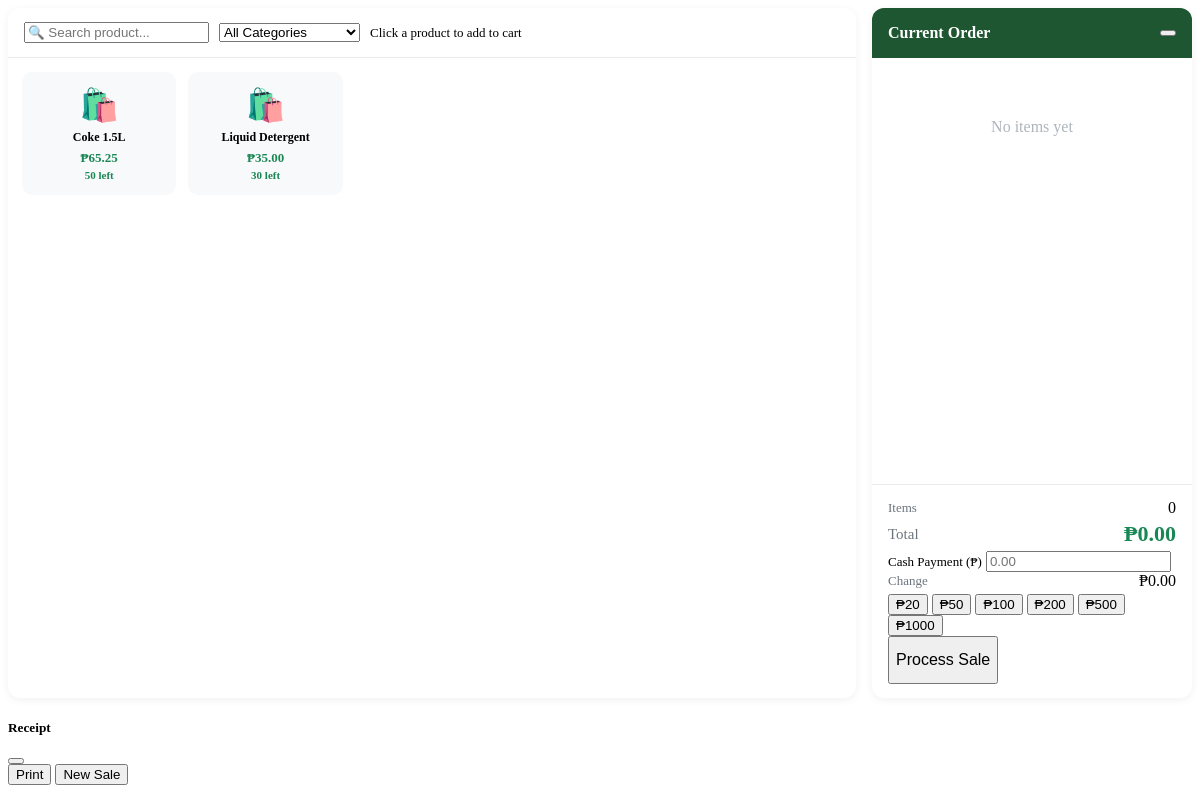
/cashier_pos.php, run on the app's committed database.
### tables this page shows
CREATE TABLE `products` (
  `product_id` int(11) NOT NULL,
  `category_id` int(11) NOT NULL,
  `product_name` varchar(100) NOT NULL,
  `barcode` varchar(100) DEFAULT NULL,
  `description` text DEFAULT NULL,
  `selling_price` decimal(10,2) NOT NULL,
  `cost_price` decimal(10,2) NOT NULL,
  `image` varchar(255) DEFAULT NULL,
  `status` enum('Available','Unavailable') DEFAULT 'Available',
  `created_at` timestamp NOT NULL DEFAULT current_timestamp(),
  `updated_at` datetime DEFAULT current_timestamp() ON UPDATE current_timestamp(),
  `added_by` int(11) NOT NULL,
  `deleted_at` datetime DEFAULT NULL,
  `deleted_reason` varchar(255) DEFAULT NULL
);

### cashier_pos.php (the view, shortened to what this page needs)
<?php
$products = mysqli_query($conn,"
    SELECT p.product_id, p.product_name, p.selling_price, p.image,
           c.category_name, c.category_id,
           IFNULL(i.quantity, 0) AS stock
    FROM products p
    LEFT JOIN categories c ON p.category_id = c.category_id
    LEFT JOIN inventory i ON p.product_id = i.product_id
    WHERE p.status = 'Available' AND p.deleted_at IS NULL
    ORDER BY p.product_name ASC
");
$productList = [];
while($row = mysqli_fetch_assoc($products)){
    $productList[] = $row;
}
?>
<div class="cashier-wrap">
    <div class="product-panel">
        <div class="product-panel-header">
            <input type="text" class="form-control form-control-sm"
                   id="productSearch" placeholder="🔍 Search product..."
                   oninput="filterProducts()" style="max-width:200px">
            <select class="form-select form-select-sm" id="categoryFilter"
                    onchange="filterProducts()" style="max-width:180px">
                <option value="">All Categories</option>
            </select>
            <span class="text-muted ms-auto" style="font-size:13px;">
                Click a product to add to cart
            </span>
        </div>
        <div class="product-grid" id="productGrid">
            <?php foreach($productList as $p){ ?>
            <div class="product-item <?= $p['stock'] <= 0 ? 'out-of-stock' : ''; ?>"
                 data-id="<?= $p['product_id']; ?>"
                 data-name="<?= htmlspecialchars($p['product_name']); ?>"
                 data-price="<?= $p['selling_price']; ?>"
                 data-stock="<?= $p['stock']; ?>"
                 data-category="<?= $p['category_id'] ?? ''; ?>"
                 onclick="addToCart(this)">
                <?php if(!empty($p['image']) && file_exists(__DIR__ . '/uploads/products/' . $p['image'])){ ?>
                    <img src="uploads/products/<?= htmlspecialchars($p['image']); ?>"
                         class="prod-img">
                <?php } else { ?>
                    <div class="prod-icon">🛍️</div>
                <?php } ?>
                <div class="prod-name"><?= htmlspecialchars($p['product_name']); ?></div>
                <div class="prod-price">₱<?= number_format($p['selling_price'], 2); ?></div>
                <div class="prod-stock" style="color:<?= $p['stock'] > 5 ? '#198754' : ($p['stock'] > 0 ? '#ffc107' : '#dc3545'); ?>">
                    <?php if($p['stock'] > 5){ ?>
                        <i class="bi bi-check-circle-fill"></i> <?= $p['stock']; ?> left
                    <?php } elseif($p['stock'] > 0){ ?>
                        <i class="bi bi-exclamation-triangle-fill"></i> Low: <?= $p['stock']; ?>
                    <?php } else { ?>
                        <i class="bi bi-x-circle-fill"></i> Out of Stock
                    <?php } ?>
                </div>
            </div>
            <?php } ?>
        </div>
    </div>
    <div class="cart-panel">
        <div class="cart-header">
            <span><i class="bi bi-cart3 me-2"></i>Current Order</span>
            <button class="btn btn-sm btn-outline-light" onclick="clearCart()" title="Clear">
            </button>
        </div>
        <div class="cart-items" id="cartItems">
            <div class="empty-cart" id="emptyCart">
                No items yet
            </div>
        </div>
        <div class="cart-footer">
            <div class="total-row">
                <span class="total-label">Items</span>
                <span id="totalItems" class="fw-semibold">0</span>
            </div>
            <div class="total-row mb-3">
                <span class="total-label fw-semibold" style="font-size:15px;">Total</span>
                <span class="total-amount">₱<span id="totalAmount">0.00</span></span>
            </div>
            <div class="mb-2">
                <label class="form-label fw-semibold" style="font-size:13px;">Cash Payment (₱)</label>
                <input type="number" class="form-control" id="paymentInput"
                       placeholder="0.00" min="0" step="0.01"
                       oninput="updateChange()"
                       onkeydown="if(event.key==='-'||event.key==='+'||event.key==='e')event.preventDefault()">
            </div>
            <div class="total-row mb-2">
                <span class="total-label">Change</span>
                <span id="changeAmount" class="fw-bold text-success">₱0.00</span>
            </div>
            <div class="d-flex gap-1 flex-wrap mb-3">
                <?php foreach([20,50,100,200,500,1000] as $bill){ ?>
                <button class="btn btn-sm btn-outline-secondary"
                        onclick="setPayment(<?= $bill; ?>)">
                    ₱<?= $bill; ?>
                </button>
                <?php } ?>
            </div>
            <button class="btn btn-success w-100 fw-bold"
                    style="height:48px;font-size:16px;"
                    onclick="processSale()">
                <i class="bi bi-check-circle me-2"></i>Process Sale
            </button>
        </div>
    </div>
</div>
<div class="modal fade" id="receiptModal" tabindex="-1">
    <div class="modal-dialog modal-sm">
        <div class="modal-content">
            <div class="modal-header bg-success text-white">
                <h5 class="modal-title"><i class="bi bi-receipt me-2"></i>Receipt</h5>
                <button type="button" class="btn-close btn-close-white" data-bs-dismiss="modal"></button>
            </div>
            <div class="modal-footer">
                <button class="btn btn-outline-secondary btn-sm" onclick="window.print()">
                    <i class="bi bi-printer me-1"></i>Print
                </button>
                <button class="btn btn-success btn-sm" onclick="newTransaction()">
                    <i class="bi bi-plus me-1"></i>New Sale
                </button>
            </div>
        </div>
    </div>
</div>

### cashier_pos.php (style rules this page uses)
.cashier-wrap { display: flex; gap: 16px; height: calc(100vh - 110px); }
.product-panel { flex: 1; display: flex; flex-direction: column; background: white; border-radius: 12px; box-shadow: 0 2px 8px rgba(0,0,0,.06); overflow: hidden; }
.product-panel-header { padding: 14px 16px; border-bottom: 1px solid #e9ecef; display: flex; gap: 10px; flex-wrap: wrap; align-items: center; }
.product-grid { flex: 1; overflow-y: auto; padding: 14px; display: grid; grid-template-columns: repeat(auto-fill, minmax(140px, 1fr)); gap: 12px; align-content: start; }
.product-item { background: #f8f9fa; border-radius: 10px; padding: 12px; text-align: center; cursor: pointer; border: 2px solid transparent; transition: .2s; user-select: none; }
.product-item .prod-icon { font-size: 32px; margin-bottom: 6px; }
.product-item .prod-name { font-size: 12px; font-weight: 600; margin-bottom: 4px; line-height: 1.3; }
.product-item .prod-price { font-size: 13px; color: #198754; font-weight: 700; }
.product-item .prod-stock { font-size: 11px; font-weight: 600; margin-top: 3px; }
.cart-panel { width: 320px; display: flex; flex-direction: column; background: white; border-radius: 12px; box-shadow: 0 2px 8px rgba(0,0,0,.06); overflow: hidden; }
.cart-header { padding: 16px; background: #1E5631; color: white; font-weight: 700; font-size: 16px; display: flex; justify-content: space-between; align-items: center; }
.cart-items { flex: 1; overflow-y: auto; padding: 10px; }
.cart-footer { padding: 14px 16px; border-top: 1px solid #e9ecef; }
.total-row { display: flex; justify-content: space-between; align-items: center; margin-bottom: 4px; }
.total-label { font-size: 13px; color: #6c757d; }
.total-amount { font-size: 22px; font-weight: 800; color: #198754; }
.empty-cart { text-align: center; padding: 40px 20px; color: #adb5bd; }

### data on the page
products: product_name "Coke 1.5L", selling_price "65.25", stock "50"
products: product_name "Liquid Detergent", selling_price "35.00", stock "30"

### other printed values
$bill "20"
$bill "50"
$bill "100"
$bill "200"
$bill "500"
$bill "1000"
